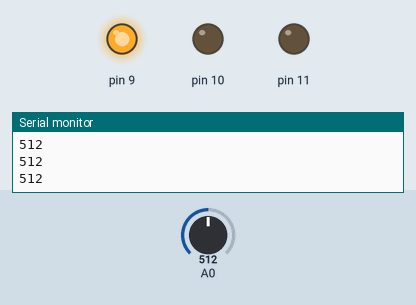
Simulated run of this sketch. Board: Arduino Uno, built with avr-gcc and run on an emulated ATmega328P. Parts: output pins drawn as LEDs (lit = HIGH), the last lines printed to the serial monitor. The inputs (shaded band) are chosen by the test bench; at power-on: A0 = 512.

Above: at 1.2 s.
1.3 s: A0 set to 533
2.8 s: A0 set to 567
At 3.9 s:
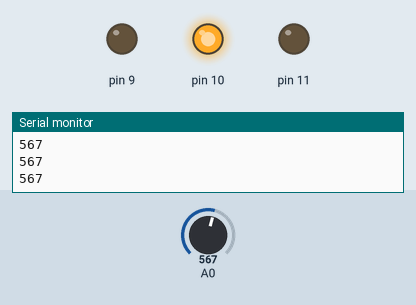
4.3 s: A0 set to 692
5.8 s: A0 set to 711
At 6.2 s:
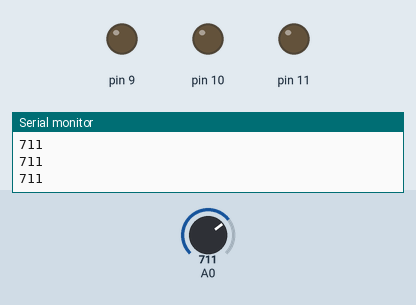
7.3 s: A0 set to 735
8.8 s: A0 set to 766
At 9.7 s:
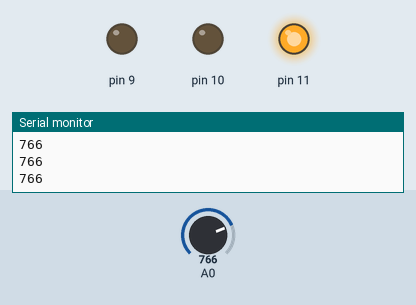
Timing chart, 0 to 11.3 s (numbered marks = the images above; inputs shaded):
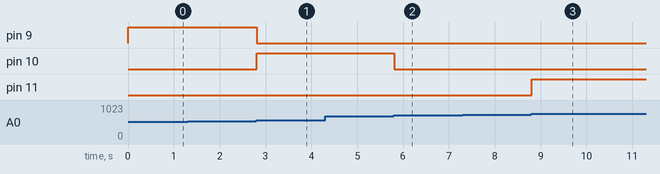

The sketch:

63010870_23.ino
```cpp
void setup() {
pinMode(A0,INPUT);
pinMode(9,OUTPUT);
pinMode(10,OUTPUT);
pinMode(11,OUTPUT);
Serial.begin(9600);
}
void loop() {
  int Temp = analogRead(A0);
  Serial.println(Temp);
  if(Temp<550)
  {
    digitalWrite(9,HIGH);
    digitalWrite(10,LOW);
    digitalWrite(11,LOW);


  }
  else if(500<Temp&& Temp<700 )
  {
    digitalWrite(9,LOW);
    digitalWrite(10,HIGH);
    digitalWrite(11,LOW);
  }
  else if(Temp>750&&Temp<800)
  {
    digitalWrite(10,LOW);
    digitalWrite(9,LOW);
    digitalWrite(11,HIGH);
  }
  else
  {
   digitalWrite(10,LOW);
    digitalWrite(9,LOW);
    digitalWrite(11,LOW);
  }

}
```

Measured:
- the behaviour switches between 549 and 550 on A0 (found by bisection; images 0 and 1)
- the behaviour switches between 699 and 700 on A0 (found by bisection; images 1 and 2)
- the behaviour switches between 750 and 751 on A0 (found by bisection; images 2 and 3)
- after the input at 2.8 s, pin 9: HIGH → LOW at once; pin 10: LOW → HIGH at once
- after the input at 5.8 s, pin 10: HIGH → LOW at once
- after the input at 8.8 s, pin 11: LOW → HIGH at once
